Frame 1 (no input): blank canvas, image omitted
Frame 60 (the mouse pressed at the canvas centre just before this capture): blank canvas, image omitted
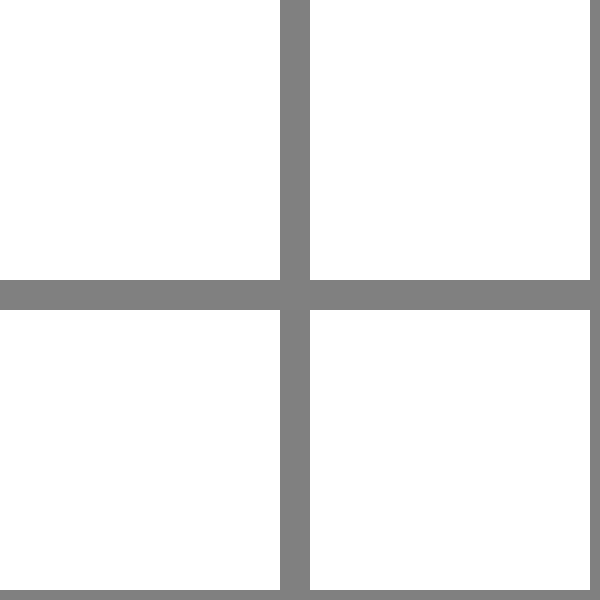
Frame 120 (the mouse held since frame 60 and released just before this capture)

The Processing sketch whose frames 1 and 60 were blank and that drew this single picture after the mouse press (run headless with seeded random() and noise(); from frame 60 on, the mouse is pressed at the canvas centre):

// Processing sketch: t_ii_11_texturamuro
// ── t_ii_11_texturamuro.pde
int modo=0;
int modomax=3;

void setup(){
  size(600,600);
  background(128);
  stroke(255);
}

void draw(){
    int saltox,saltoy;
    
    background(128);
    
    if (mouseX>0 && mouseX<width)
      saltox=10+(int)(mouseX%width);
    else
      saltox=10;
    if (mouseY>0 && mouseY<height)
      saltoy=10+(int)(mouseY%height);
    else
      saltoy=10;
    
    for (int x=0;x<height;x+=saltox){
      for (int y=0;y<width;y+=saltoy){
        rect(x,y,saltox*0.9,saltoy*0.9); 
      }
    }
}
